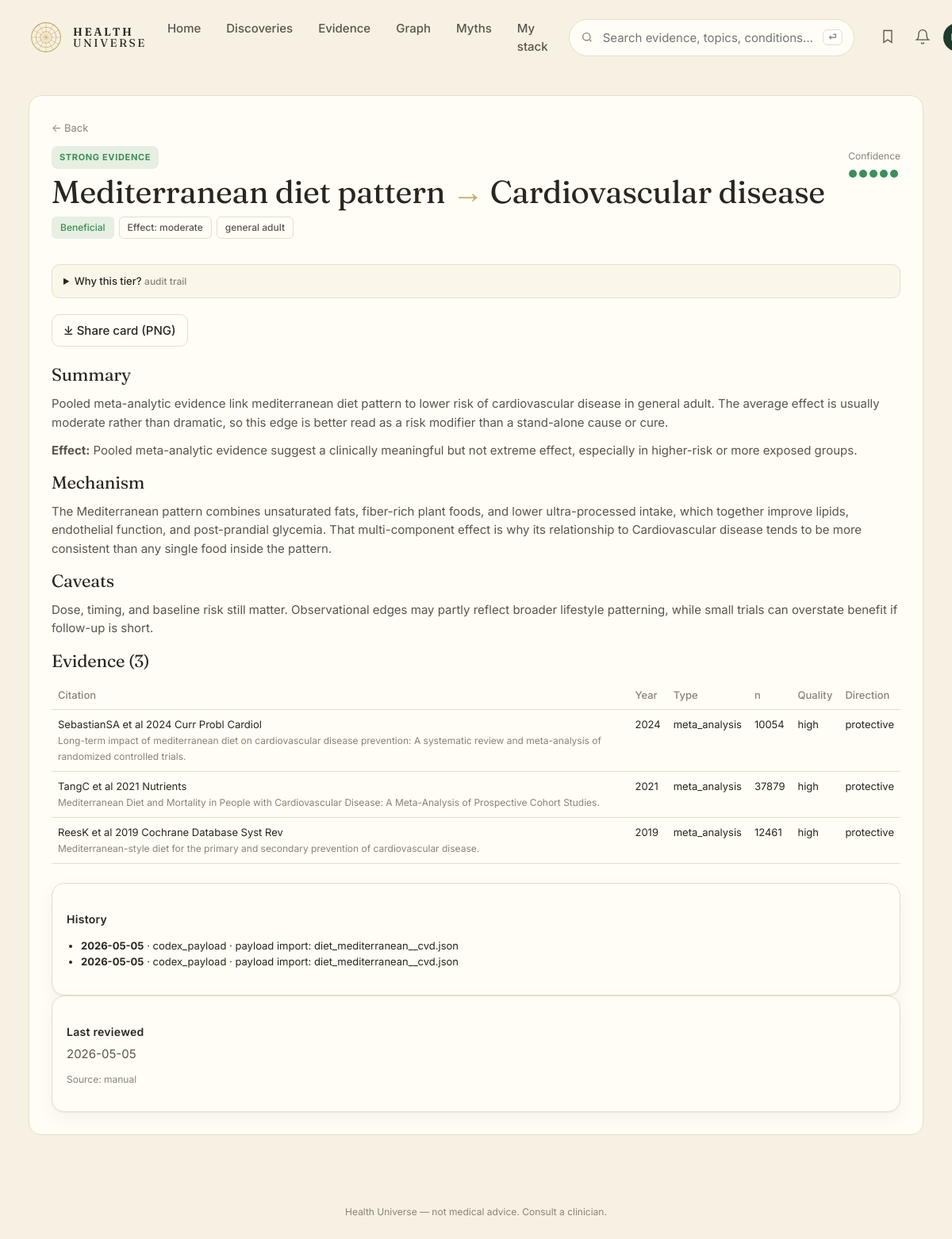
Page /edge/339 on the earlier database version.
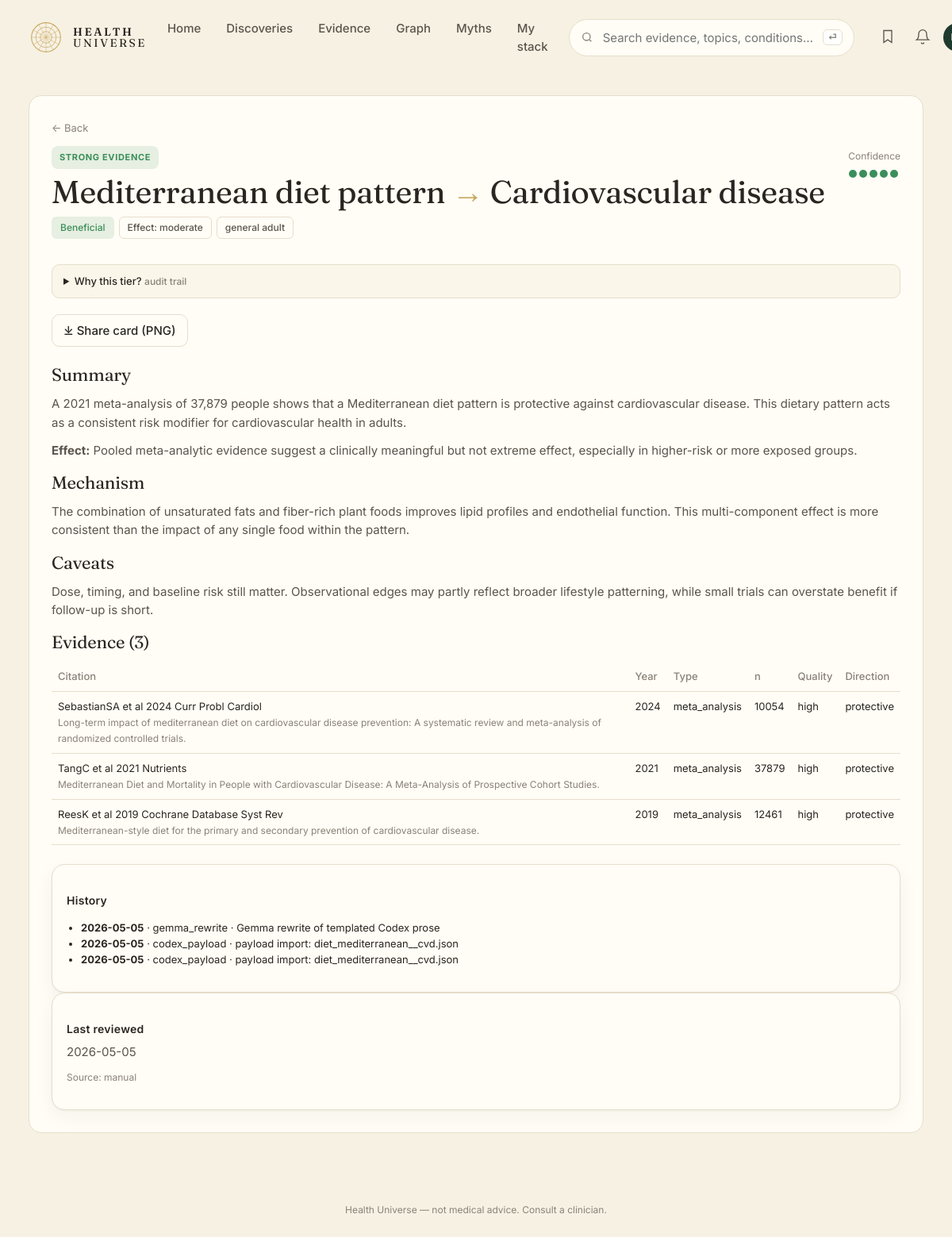
Same page on the later database version.
### tables this page shows
CREATE TABLE edge (
    id              INTEGER PRIMARY KEY,
    factor_id       INTEGER NOT NULL REFERENCES entity(id),
    outcome_id      INTEGER NOT NULL REFERENCES entity(id),
    direction       TEXT NOT NULL CHECK (direction IN (
                      'protective','harmful','neutral','u_shaped','mixed')),
    tier            TEXT NOT NULL CHECK (tier IN ('A','B','C','D','X','deprecated')),
    effect_size     TEXT,         -- qualitative: trivial/small/moderate/large
    effect_quant    TEXT,         -- e.g. "RR 0.82 (0.74-0.91)"
    population      TEXT,         -- e.g. "adults>50; ApoE4 carriers"
    mechanism       TEXT,         -- 1-paragraph plain English
    summary         TEXT,         -- card body copy
    caveats         TEXT,
    seed_source     TEXT NOT NULL CHECK (seed_source IN ('claude_seed','gemma_daily','manual')),
    created_at      TEXT NOT NULL DEFAULT (datetime('now')),
    updated_at      TEXT NOT NULL DEFAULT (datetime('now')),
    last_reviewed   TEXT NOT NULL DEFAULT (datetime('now')), embedding BLOB, embedded_at TEXT,
    UNIQUE(factor_id, outcome_id, population)
);

CREATE TABLE entity (
    id            INTEGER PRIMARY KEY,
    slug          TEXT NOT NULL UNIQUE,
    name          TEXT NOT NULL,
    kind          TEXT NOT NULL CHECK (kind IN (
                    'food','nutrient','supplement','drug','activity',
                    'behavior','environmental','pathogen','gene',
                    'biomarker','condition','process')),
    aliases       TEXT,           -- JSON array
    description   TEXT,
    created_at    TEXT NOT NULL DEFAULT (datetime('now')),
    updated_at    TEXT NOT NULL DEFAULT (datetime('now'))
, embedding BLOB, embedded_at TEXT);

CREATE TABLE evidence (
    id            INTEGER PRIMARY KEY,
    edge_id       INTEGER NOT NULL REFERENCES edge(id) ON DELETE CASCADE,
    citation      TEXT NOT NULL,
    url           TEXT,
    doi           TEXT,
    pmid          TEXT,
    year          INTEGER,
    study_type    TEXT CHECK (study_type IN (
                    'meta_analysis','systematic_review','rct','cohort',
                    'case_control','cross_sectional','mechanistic',
                    'animal','case_report','expert_opinion')),
    n_participants INTEGER,
    direction     TEXT,           -- direction this study supports
    quality       TEXT CHECK (quality IN ('high','moderate','low','very_low')),
    notes         TEXT,
    source_id     INTEGER REFERENCES source(id),
    created_at    TEXT NOT NULL DEFAULT (datetime('now'))
);

CREATE TABLE edge_history (
    id          INTEGER PRIMARY KEY,
    edge_id     INTEGER NOT NULL REFERENCES edge(id) ON DELETE CASCADE,
    changed_at  TEXT NOT NULL DEFAULT (datetime('now')),
    field       TEXT NOT NULL,
    old_value   TEXT,
    new_value   TEXT,
    reason      TEXT,
    actor       TEXT             -- 'claude_seed','gemma_daily','claude_adjudicator','human'
);

### web/app.py (the view)
@app.get("/edge/{edge_id}", response_class=HTMLResponse)
def edge_detail(request: Request, edge_id: int):
    with connect() as conn:
        e = conn.execute("""
            SELECT e.*, f.slug AS f_slug, f.name AS f_name, f.kind AS f_kind,
                   o.slug AS o_slug, o.name AS o_name, o.kind AS o_kind
            FROM edge e
            JOIN entity f ON f.id = e.factor_id
            JOIN entity o ON o.id = e.outcome_id
            WHERE e.id = ?""", (edge_id,)).fetchone()
        if not e:
            return HTMLResponse("Not found", status_code=404)
        evidence = conn.execute(
            "SELECT * FROM evidence WHERE edge_id = ? ORDER BY year DESC",
            (edge_id,)).fetchall()
        history = conn.execute(
            "SELECT * FROM edge_history WHERE edge_id = ? ORDER BY changed_at DESC",
            (edge_id,)).fetchall()
    return render(request, "edge.html", {
        "e": dict(e),
        "evidence": [dict(r) for r in evidence],
        "history": [dict(r) for r in history],
    })

### web/templates/edge.html (shortened to what this page needs)
{% extends "base.html" %}
{% block content %}
<section class="edge-page">
  <a class="back" href="/">← Back</a>
  <div class="edge-head">
    <div>
      <span class="pill tier-{{ e.tier }}">{{ TIER_LABEL[e.tier] | upper }}</span>
      <h1>{{ e.f_name }} <span class="arrow">→</span> {{ e.o_name }}</h1>
      <div class="badges">
        <span class="badge dir-{{ e.direction }}">{{ DIRECTION_LABEL[e.direction] }}</span>
        {% if e.effect_size %}<span class="badge ghost">Effect: {{ e.effect_size }}</span>{% endif %}
        {% if e.population %}<span class="badge ghost">{{ e.population }}</span>{% endif %}
      </div>
    </div>
    <div class="confidence-card">
      <span class="muted small">Confidence</span>
      <div class="dots big">
        {% for i in range(5) %}<span class="dotmark {% if i < TIER_DOTS[e.tier] %}on{% endif %}"></span>{% endfor %}
      </div>
    </div>
  </div>
  <div class="edge-grid">
    <div>
      <details class="why-tier">
        <summary>Why this tier? <small class="muted">audit trail</small></summary>
      </details>
      <div class="share-row">
        <a class="btn-secondary inline" href="/edge/{{ e.id }}.png" target="_blank">⤓ Share card (PNG)</a>
      </div>
      <h3>Summary</h3>
      <p>{{ e.summary }}</p>
      {% if e.effect_quant %}<p><b>Effect:</b> {{ e.effect_quant }}</p>{% endif %}
      <h3>Mechanism</h3>
      <p>{{ e.mechanism or "—" }}</p>
      {% if e.caveats %}<h3>Caveats</h3><p>{{ e.caveats }}</p>{% endif %}
      <h3>Evidence ({{ evidence|length }})</h3>
      <table class="evidence-table">
        <thead><tr><th>Citation</th><th>Year</th><th>Type</th><th>n</th><th>Quality</th><th>Direction</th></tr></thead>
        <tbody>
        {% for ev in evidence %}
          <tr>
            <td>{{ ev.citation }}<br/><small class="muted">{{ ev.notes }}</small></td>
            <td>{{ ev.year or "—" }}</td>
            <td>{{ ev.study_type or "—" }}</td>
            <td>{{ ev.n_participants or "—" }}</td>
            <td>{{ ev.quality or "—" }}</td>
            <td>{{ ev.direction or "—" }}</td>
          </tr>
        {% endfor %}
        </tbody>
      </table>
    </div>
    <aside>
      <div class="card">
        <h4>History</h4>
        <ul class="history">
        {% for h in history %}
          <li><b>{{ h.changed_at[:10] }}</b> · {{ h.actor }} · {{ h.reason or h.field }}</li>
        {% endfor %}
        </ul>
      </div>
      <div class="card">
        <h4>Last reviewed</h4>
        <p>{{ e.last_reviewed[:10] }}</p>
        <p class="muted small">Source: {{ e.seed_source }}</p>
      </div>
    </aside>
  </div>
</section>
{% endblock %}

### web/templates/base.html (shortened to what this page needs)
<!doctype html>
<html lang="en">
<head>
<link rel="stylesheet" href="/static/style.css" />
</head>
<body>
<header class="topnav">
  <a class="brand" href="/">
    <span class="brand-mark" aria-hidden="true">
      <svg viewBox="0 0 48 48" width="44" height="44">
        <circle cx="24" cy="24" r="20" fill="none" stroke="currentColor" stroke-width="1.2"/>
        <circle cx="24" cy="24" r="14" fill="none" stroke="currentColor" stroke-width="0.8"/>
        <circle cx="24" cy="24" r="8"  fill="none" stroke="currentColor" stroke-width="0.8"/>
        {% for a in [0,30,60,90,120,150] %}
        <line x1="24" y1="4" x2="24" y2="44" stroke="currentColor" stroke-width="0.5"
              transform="rotate({{a}} 24 24)"/>
        {% endfor %}
      </svg>
    </span>
    <span class="brand-text"><b>HEALTH</b><br/>UNIVERSE</span>
  </a>
  <nav class="topnav-links">
    <a href="/">Home</a>
    <a href="/discoveries">Discoveries</a>
    <a href="/tier/A">Evidence</a>
    <a href="/explore">Graph</a>
    <a href="/myths">Myths</a>
    <a href="/me">My stack</a>
  </nav>
  <form class="topnav-search" method="get" action="/search">
    <svg width="16" height="16" viewBox="0 0 24 24" fill="none" stroke="currentColor" stroke-width="2"><circle cx="11" cy="11" r="7"/><path d="m20 20-3.5-3.5"/></svg>
    <input name="q" placeholder="Search evidence, topics, conditions…" />
    <kbd>⏎</kbd>
  </form>
  <div class="topnav-actions">
    <button aria-label="Saved"><svg width="20" height="20" viewBox="0 0 24 24" fill="none" stroke="currentColor" stroke-width="1.6"><path d="M6 3h12v18l-6-4-6 4z"/></svg></button>
    <button aria-label="Notifications"><svg width="20" height="20" viewBox="0 0 24 24" fill="none" stroke="currentColor" stroke-width="1.6"><path d="M6 8a6 6 0 0 1 12 0c0 7 3 9 3 9H3s3-2 3-9z"/><path d="M10 21a2 2 0 0 0 4 0"/></svg></button>
    <span class="avatar">DR</span>
  </div>
</header>
<main>{% block content %}{% endblock %}</main>
<footer class="footer">
  <span>Health Universe — not medical advice. Consult a clinician.</span>
</footer>
</body>
</html>

Differences in the rows shown:
changed edge "Beneficial": summary "Pooled meta-analytic evidence link mediterranean diet pattern to lower risk of cardiovascular disease in general adult. The average effect is usually moderate rather than dramatic, so this edge is better read as a risk modifier than a stand-alone cause or cure." → "A 2021 meta-analysis of 37,879 people shows that a Mediterranean diet pattern is protective against cardiovascular disease. This dietary pattern acts as a consistent risk modifier for cardiovascular health in adults."; mechanism "The Mediterranean pattern combines unsaturated fats, fiber-rich plant foods, and lower ultra-processed intake, which together improve lipids, endothelial function, and post-prandial glycemia. That multi-component effect is why its relationship to Cardiovascular disease tends to be more consistent than any single food inside the pattern." → "The combination of unsaturated fats and fiber-rich plant foods improves lipid profiles and endothelial function. This multi-component effect is more consistent than the impact of any single food within the pattern."
added edge_history: changed_at "2026-05-05", actor "gemma_rewrite", reason "Gemma rewrite of templated Codex prose"
